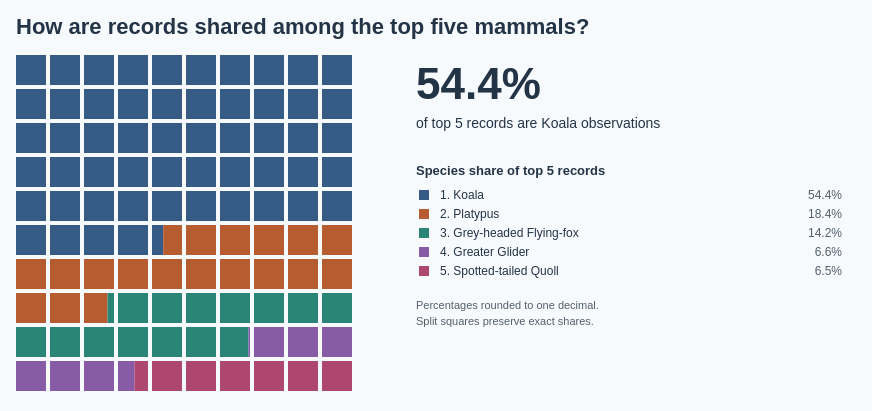

The specification (Vega-Lite) saved for this image:
### Vega specification from a JSON file in a GitHub repository (floating-point values rounded to 4 significant figures; data arrays with more than 128 entries replaced by an {"elided": "..."} marker saying what was removed)
{"$schema": "https://vega.github.io/schema/vega/v5.json", "description": "Share of observation records among the five most recorded mammal species selected over 2017–2026 from Dataset/observations-794195.csv. These are the first five in the shared mammal ranking: Koala, Platypus, Grey-headed Flying-fox, Greater Glider and Spotted-tailed Quoll. The denominator is their combined 3,487 records, not all mammals or the top ten. Each of the 100 squares represents one percentage point of this top-five total; squares use the shared species colours. Boundary squares are split to preserve exact shares. Displayed percentages are rounded to one decimal; tooltips show two decimals. The headline shows the leading species share; all five species remain visible without a species-count selector. Hover to highlight and click to link species selection across mammal charts. Subspecies are combined with parent species using the first two scientific-name components; genus-only records are excluded. Records without coordinates are included. Counts represent recording activity, not abundance. Includes partial 2026.", "width": 840, "height": 340, "padding": 16, "background": "#f7fafc", "title": {"text": "How are records shared among the top five mammals?", "anchor": "start", "font": "Arial", "fontSize": 22, "color": "#243447", "offset": 16, "fontWeight": "bold"}, "signals": [{"name": "totals", "update": "data('summary')[0]"}, {"name": "legendColumnWidth", "value": 280}, {"name": "legendSymbolSize", "value": 100}, {"name": "hoveredSpecies", "value": null, "on": [{"events": "@speciesTiles:mouseover, @legendSymbols:mouseover, @speciesLabels:mouseover, @speciesShares:mouseover", "update": "datum.species"}, {"events": "@speciesTiles:mouseout, @legendSymbols:mouseout, @speciesLabels:mouseout, @speciesShares:mouseout", "update": "null"}]}, {"name": "leadingShare", "update": "data('topSpecies')[0].count / totals.total"}], "data": [{"name": "speciesCounts", "values": {"elided": "146 records"}, "transform": [{"type": "window", "sort": {"field": ["count", "scientific_name"], "order": ["descending", "ascending"]}, "ops": ["row_number"], "as": ["rank"]}]}, {"name": "summary", "source": "speciesCounts", "transform": [{"type": "filter", "expr": "datum.rank <= 5"}, {"type": "aggregate", "fields": ["count", "scientific_name"], "ops": ["sum", "count"], "as": ["total", "speciesCount"]}]}, {"name": "topSpecies", "source": "speciesCounts", "transform": [{"type": "filter", "expr": "datum.rank <= 5"}, {"type": "collect", "sort": {"field": "rank", "order": "ascending"}}]}, {"name": "speciesIntervals", "source": "topSpecies", "transform": [{"type": "window", "sort": {"field": ["rank"], "order": ["ascending"]}, "ops": ["sum"], "fields": ["count"], "as": ["cumulativeCount"], "frame": [null, 0]}, {"type": "formula", "expr": "(datum.cumulativeCount - datum.count) / totals.total * 100", "as": "start"}, {"type": "formula", "expr": "datum.cumulativeCount / totals.total * 100", "as": "end"}]}, {"name": "speciesCells", "source": "speciesIntervals", "transform": [{"type": "formula", "expr": "sequence(floor(datum.start), ceil(datum.end))", "as": "indices"}, {"type": "flatten", "fields": ["indices"], "as": ["index"]}, {"type": "formula", "expr": "max(datum.start - datum.index, 0)", "as": "offset"}, {"type": "formula", "expr": "min(datum.index + 1, datum.end) - max(datum.index, datum.start)", "as": "fraction"}]}], "scales": [{"name": "speciesColor", "type": "ordinal", "domain": ["Koala", "Platypus", "Grey-headed Flying-fox", "Greater Glider", "Spotted-tailed Quoll", "European Rabbit", "Tasmanian Devil", "Quokka", "Eastern Quoll", "Australian Sea Lion"], "range": ["#365B85", "#B65C30", "#2A8576", "#885BA6", "#AD4770", "#86701D", "#6D6B70", "#397FAD", "#bab0ab", "#4D7A24"], "unknown": "#52606d"}], "marks": [{"name": "speciesTiles", "type": "rect", "from": {"data": "speciesCells"}, "encode": {"update": {"x": {"signal": "datum.index % 10 * 34 + datum.offset * 30"}, "y": {"signal": "floor(datum.index / 10) * 34"}, "width": {"signal": "30 * datum.fraction"}, "height": {"value": 30}, "fill": {"scale": "speciesColor", "field": "species"}, "fillOpacity": {"signal": "hoveredSpecies == null || hoveredSpecies === datum.species ? 1 : 0.25"}, "cursor": {"value": "pointer"}, "tooltip": {"signal": "{'Species': datum.species, 'Observations': format(datum.count, ',d'), 'Share of top 5 records': format(datum.count / totals.total, '.2%'), 'Total top 5 records': format(totals.total, ',d')}"}, "description": {"signal": "datum.species + ': ' + format(datum.count / totals.total, '.2%') + ' of top 5 records'"}}}}, {"name": "headline", "type": "text", "interactive": false, "encode": {"update": {"x": {"value": 400}, "y": {"value": 44}, "text": {"signal": "format(leadingShare, '.1%')"}, "fontSize": {"value": 44}, "fill": {"value": "#243447"}, "fontWeight": {"value": "bold"}}}}, {"name": "headlineCaption", "type": "text", "interactive": false, "encode": {"update": {"x": {"value": 400}, "y": {"value": 73}, "text": {"signal": "'of top 5 records are ' + data('topSpecies')[0].species + ' observations'"}, "fontSize": {"value": 14}, "fill": {"value": "#243447"}, "fontWeight": {"value": "normal"}}}}, {"name": "legendSymbols", "type": "symbol", "from": {"data": "topSpecies"}, "encode": {"update": {"x": {"value": 408}, "y": {"signal": "140 + (datum.rank - 1) * 19"}, "shape": {"value": "square"}, "size": {"signal": "legendSymbolSize"}, "fill": {"scale": "speciesColor", "field": "species"}, "opacity": {"signal": "hoveredSpecies == null || hoveredSpecies === datum.species ? 1 : 0.25"}, "tooltip": {"signal": "{'Species': datum.species, 'Observations': format(datum.count, ',d'), 'Share of top 5 records': format(datum.count / totals.total, '.2%'), 'Total top 5 records': format(totals.total, ',d')}"}, "cursor": {"value": "pointer"}}}}, {"name": "listHeading", "type": "text", "interactive": false, "encode": {"update": {"x": {"value": 400}, "y": {"value": 120}, "text": {"value": "Species share of top 5 records"}, "fontSize": {"value": 13}, "fill": {"value": "#243447"}, "fontWeight": {"value": "bold"}}}}, {"name": "speciesLabels", "type": "text", "interactive": true, "encode": {"update": {"x": {"value": 424}, "y": {"signal": "144 + (datum.rank - 1) * 19"}, "text": {"signal": "datum.rank + '. ' + datum.species"}, "fontSize": {"value": 12}, "fill": {"value": "#243447"}, "fontWeight": {"value": "normal"}, "limit": {"value": 290}, "tooltip": {"signal": "{'Species': datum.species, 'Observations': format(datum.count, ',d'), 'Share of top 5 records': format(datum.count / totals.total, '.2%'), 'Total top 5 records': format(totals.total, ',d')}"}, "cursor": {"value": "pointer"}, "fillOpacity": {"signal": "hoveredSpecies == null || hoveredSpecies === datum.species ? 1 : 0.25"}}}, "from": {"data": "topSpecies"}}, {"name": "speciesShares", "type": "text", "interactive": true, "encode": {"update": {"x": {"value": 826}, "y": {"signal": "144 + (datum.rank - 1) * 19"}, "text": {"signal": "format(datum.count / totals.total, '.1%')"}, "fontSize": {"value": 12}, "fill": {"value": "#52606d"}, "fontWeight": {"value": "normal"}, "align": {"value": "right"}, "tooltip": {"signal": "{'Species': datum.species, 'Observations': format(datum.count, ',d'), 'Share of top 5 records': format(datum.count / totals.total, '.2%'), 'Total top 5 records': format(totals.total, ',d')}"}, "cursor": {"value": "pointer"}, "fillOpacity": {"signal": "hoveredSpecies == null || hoveredSpecies === datum.species ? 1 : 0.25"}}}, "from": {"data": "topSpecies"}}, {"name": "roundingNote", "type": "text", "interactive": false, "encode": {"update": {"x": {"value": 400}, "y": {"value": 254}, "text": {"value": ["Percentages rounded to one decimal.", "Split squares preserve exact shares."]}, "font": {"value": "Arial"}, "fontSize": {"value": 11}, "lineHeight": {"value": 16}, "fill": {"value": "#52606d"}}}}], "config": {"font": "Arial", "legend": {"labelFont": "Arial", "titleFont": "Arial", "labelFontSize": 12, "titleFontSize": 13, "titleFontWeight": "bold", "labelColor": "#6a5b49", "titleColor": "#634320", "symbolType": "square", "symbolSize": 100, "rowPadding": 8, "columnPadding": 24, "labelOffset": 8}}, "usermeta": {"observationWindow": {"source": "Dataset/observations-794195.csv", "dateField": "observed_on", "years": [2017, 2018, 2019, 2020, 2021, 2022, 2023, 2024, 2025, 2026], "yearCount": 10, "includesPartialLatestYear": true}}}
